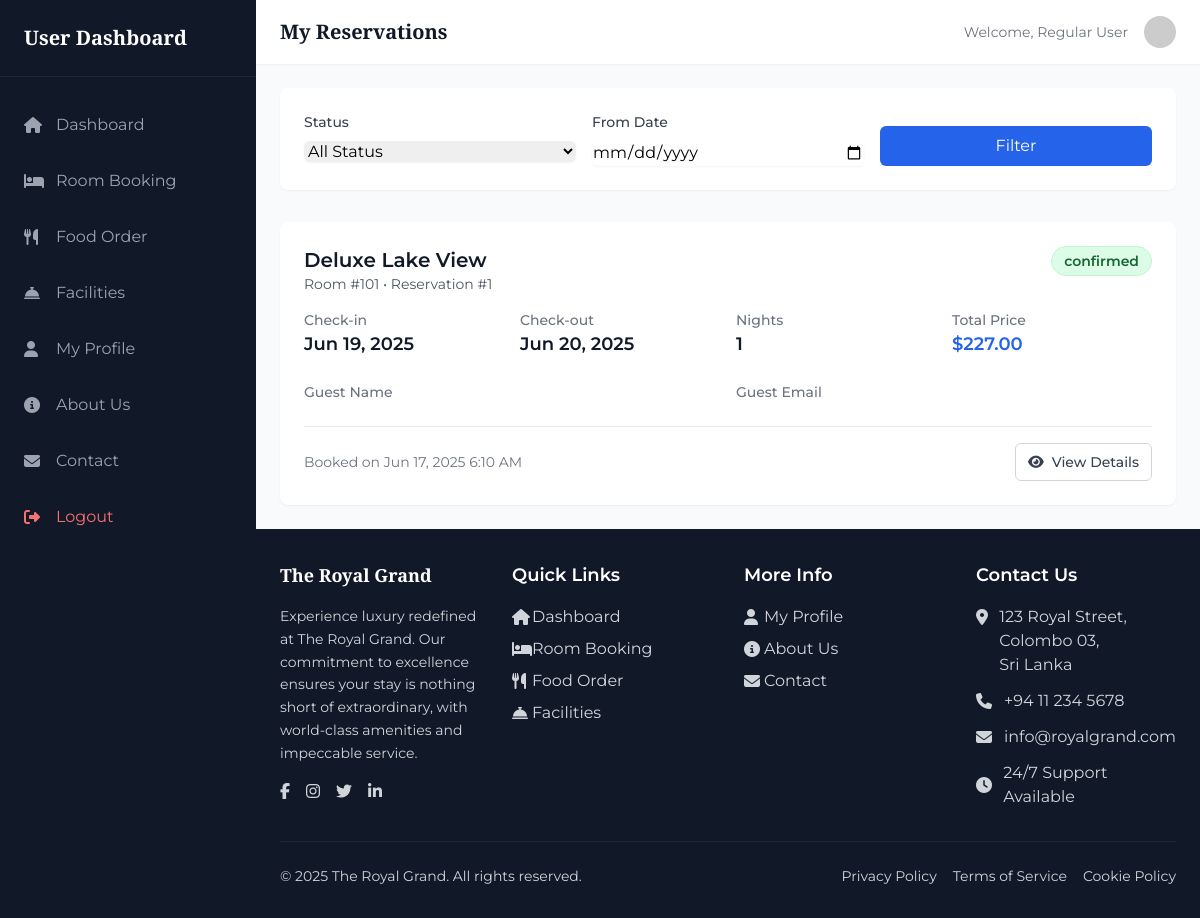
The page /user/reservations.php (signed in) on the database its author committed.
### tables this page shows
CREATE TABLE `reservations` (
  `id` int(11) NOT NULL,
  `room_id` int(11) DEFAULT NULL,
  `user_id` int(11) DEFAULT NULL,
  `check_in_date` date NOT NULL,
  `check_out_date` date NOT NULL,
  `guest_name` varchar(100) NOT NULL,
  `guest_email` varchar(100) NOT NULL,
  `guest_phone` varchar(20) NOT NULL,
  `total_price` decimal(10,2) NOT NULL,
  `status` enum('pending','confirmed','cancelled','completed') DEFAULT 'pending',
  `special_requests` text DEFAULT NULL,
  `created_at` timestamp NOT NULL DEFAULT current_timestamp(),
  `seen_by_admin` tinyint(1) DEFAULT 0
);

CREATE TABLE `rooms` (
  `id` int(11) NOT NULL,
  `room_number` varchar(10) NOT NULL,
  `room_type` varchar(50) NOT NULL,
  `floor_number` int(11) NOT NULL,
  `capacity` int(11) NOT NULL,
  `price_per_night` decimal(10,2) NOT NULL,
  `description` text DEFAULT NULL,
  `status` enum('available','occupied','maintenance') DEFAULT 'available',
  `created_at` timestamp NOT NULL DEFAULT current_timestamp()
);

### user/reservations.php (the view, shortened to what this page needs)
<?php
require_once '../config/database.php';
$user_id = $_SESSION['user_id'];
$status_filter = $_GET['status'] ?? '';
$date_filter = $_GET['date'] ?? '';
$reservations_query = "SELECT r.*, rm.room_type, rm.room_number, rm.price_per_night, rm.description
                      FROM reservations r
                      JOIN rooms rm ON r.room_id = rm.id
                      WHERE r.user_id = ?";
$params = [$user_id];
$types = "i";
$reservations_query .= " ORDER BY r.created_at DESC";
$stmt = $conn->prepare($reservations_query);
$stmt->bind_param($types, ...$params);
$stmt->execute();
$reservations = $stmt->get_result();
$content = <<<HTML
<div class="max-w-7xl mx-auto">
HTML;
$content .= <<<HTML
    <div class="bg-white rounded-lg shadow-sm p-6 mb-8">
        <form method="GET" class="grid grid-cols-1 md:grid-cols-3 gap-4">
            <div>
                <label class="block text-sm font-medium text-gray-700 mb-2">Status</label>
                <select name="status" class="w-full rounded-md border-gray-300 shadow-sm focus:border-blue-500 focus:ring-blue-500">
                    <option value="">All Status</option>
                    <option value="pending" <?php echo $status_filter === 'pending' ? 'selected' : ''; ?>>Pending</option>
                    <option value="confirmed" <?php echo $status_filter === 'confirmed' ? 'selected' : ''; ?>>Confirmed</option>
                    <option value="completed" <?php echo $status_filter === 'completed' ? 'selected' : ''; ?>>Completed</option>
                    <option value="cancelled" <?php echo $status_filter === 'cancelled' ? 'selected' : ''; ?>>Cancelled</option>
                </select>
            </div>
            <div>
                <label class="block text-sm font-medium text-gray-700 mb-2">From Date</label>
                <input type="date" name="date" value="{$date_filter}"
                       class="w-full rounded-md border-gray-300 shadow-sm focus:border-blue-500 focus:ring-blue-500">
            </div>
            <div class="flex items-end">
                <button type="submit" class="w-full bg-blue-600 text-white py-2 px-4 rounded-md hover:bg-blue-700 transition-colors">
                    Filter
                </button>
            </div>
        </form>
    </div>
    <div class="space-y-6">
HTML;
if ($reservations->num_rows > 0) {
    while ($reservation = $reservations->fetch_assoc()) {
        $status_colors = [
            'pending' => 'bg-yellow-100 text-yellow-800 border-yellow-200',
            'confirmed' => 'bg-green-100 text-green-800 border-green-200',
            'cancelled' => 'bg-red-100 text-red-800 border-red-200',
            'completed' => 'bg-blue-100 text-blue-800 border-blue-200'
        ];
        $status_color = $status_colors[$reservation['status']] ?? 'bg-gray-100 text-gray-800 border-gray-200';
        $check_in = date('M j, Y', strtotime($reservation['check_in_date']));
        $check_out = date('M j, Y', strtotime($reservation['check_out_date']));
        $created = date('M j, Y g:i A', strtotime($reservation['created_at']));
        $check_in_date = new DateTime($reservation['check_in_date']);
        $check_out_date = new DateTime($reservation['check_out_date']);
        $nights = $check_in_date->diff($check_out_date)->days;
        $content .= <<<HTML
            <div class="bg-white rounded-lg shadow-sm overflow-hidden">
                <div class="p-6">
                    <div class="flex justify-between items-start mb-4">
                        <div>
                            <h3 class="text-xl font-semibold text-gray-900">{$reservation['room_type']}</h3>
                            <p class="text-sm text-gray-600">Room #{$reservation['room_number']} • Reservation #{$reservation['id']}</p>
                        </div>
                        <span class="inline-flex px-3 py-1 text-sm font-semibold rounded-full border {$status_color}">
                            {$reservation['status']}
                        </span>
                    </div>
                    <div class="grid grid-cols-1 md:grid-cols-2 lg:grid-cols-4 gap-4 mb-6">
                        <div>
                            <label class="block text-sm font-medium text-gray-500">Check-in</label>
                            <p class="text-lg font-semibold text-gray-900">{$check_in}</p>
                        </div>
                        <div>
                            <label class="block text-sm font-medium text-gray-500">Check-out</label>
                            <p class="text-lg font-semibold text-gray-900">{$check_out}</p>
                        </div>
                        <div>
                            <label class="block text-sm font-medium text-gray-500">Nights</label>
                            <p class="text-lg font-semibold text-gray-900">{$nights}</p>
                        </div>
                        <div>
                            <label class="block text-sm font-medium text-gray-500">Total Price</label>
                            <p class="text-lg font-semibold text-blue-600">\${$reservation['total_price']}</p>
                        </div>
                    </div>
                    <div class="grid grid-cols-1 md:grid-cols-2 gap-4 mb-6">
                        <div>
                            <label class="block text-sm font-medium text-gray-500">Guest Name</label>
                            <p class="text-gray-900">{$reservation['guest_name']}</p>
                        </div>
                        <div>
                            <label class="block text-sm font-medium text-gray-500">Guest Email</label>
                            <p class="text-gray-900">{$reservation['guest_email']}</p>
                        </div>
                    </div>
HTML;
        $content .= <<<HTML
                    <div class="flex justify-between items-center pt-4 border-t border-gray-200">
                        <p class="text-sm text-gray-500">Booked on {$created}</p>
                        <div class="flex space-x-3">
                            <a href="reservation_details.php?id={$reservation['id']}"
                               class="inline-flex items-center px-3 py-2 border border-gray-300 rounded-md text-sm font-medium text-gray-700 bg-white hover:bg-gray-50 transition-colors">
                                <i class="fas fa-eye mr-2"></i>
                                View Details
                            </a>
HTML;
        $content .= <<<HTML
                        </div>
                    </div>
                </div>
            </div>
        HTML;
    }
}
$content .= <<<HTML
    </div>
</div>
<div id="cancelModal" class="fixed inset-0 bg-black bg-opacity-50 z-50 hidden items-center justify-center p-4">
    <div class="bg-white rounded-lg shadow-xl max-w-md w-full mx-auto">
        <div class="p-6">
            <div class="flex items-center mb-4">
                <div class="w-12 h-12 bg-red-100 rounded-full flex items-center justify-center mr-4">
                    <i class="fas fa-exclamation-triangle text-red-600 text-xl"></i>
                </div>
                <h3 class="text-lg font-semibold text-gray-900">Cancel Reservation</h3>
            </div>
            <p class="text-gray-600 mb-6">Are you sure you want to cancel this reservation? This action cannot be undone.</p>
            <div class="flex justify-end space-x-3">
                <button onclick="closeCancelModal()" class="px-4 py-2 text-sm font-medium text-gray-700 bg-gray-100 hover:bg-gray-200 rounded-md">
                    No, Keep It
                </button>
                <form method="POST" style="display: inline;">
                    <input type="hidden" name="reservation_id" id="cancelReservationId">
                    <button type="submit" name="cancel_reservation" class="px-4 py-2 text-sm font-medium text-white bg-red-600 hover:bg-red-700 rounded-md">
                        Yes, Cancel
                    </button>
                </form>
            </div>
        </div>
    </div>
</div>
HTML;
include 'layouts/app.php';
?>

### user/layouts/app.php (style rules this page uses)
body { font-family: 'Montserrat', sans-serif; }

### rows shown on the page
reservations: room.room_type "Deluxe Lake View", room.room_number "101", id "1", status "confirmed", check_in_date "Jun 19, 2025", check_out_date "Jun 20, 2025", nights "1", total_price "227.00", created_at "Jun 17, 2025 6:10 AM"

### other values the page prints
$header "My Reservations"
$_SESSION['user_name'] "Regular User"
